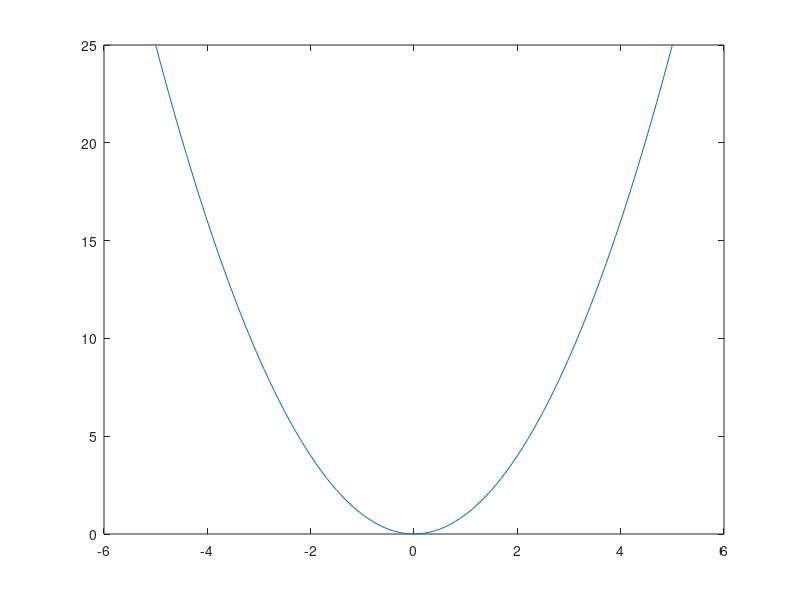

This figure's MATLAB source:
%% CODE
figure;

% line function
f = @(x) x.^2;

% x intervals
xi = -5:0.1:5;

% plot
plot(xi,f(xi));

% motions
hold on;
for i=1:length(xi)
    h = plot(xi(i),f(xi(i)),'ro','MarkerFaceColor','r');
    pause(0.01);
    delete(h);
end

% END OF CODE